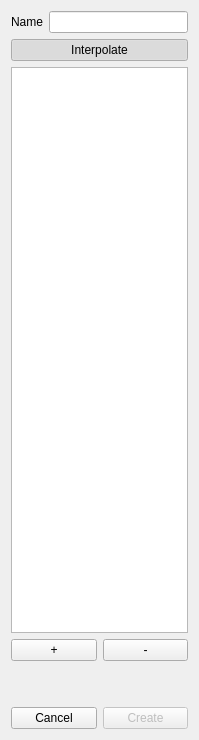
<?xml version="1.0" encoding="UTF-8"?>
<ui version="4.0">
 <class>PaletteCreatorWidget</class>
 <widget class="QWidget" name="PaletteCreatorWidget">
  <property name="geometry">
   <rect>
    <x>0</x>
    <y>0</y>
    <width>199</width>
    <height>740</height>
   </rect>
  </property>
  <property name="windowTitle">
   <string>Form</string>
  </property>
  <layout class="QVBoxLayout" name="verticalLayout">
   <item>
    <layout class="QHBoxLayout" name="horizontalLayout_3">
     <property name="topMargin">
      <number>0</number>
     </property>
     <item>
      <widget class="QLabel" name="label">
       <property name="text">
        <string>Name</string>
       </property>
      </widget>
     </item>
     <item>
      <widget class="QLineEdit" name="nameEdit"/>
     </item>
    </layout>
   </item>
   <item>
    <widget class="QPushButton" name="interoplateButton">
     <property name="toolTip">
      <string>Toggle palette value interpolation</string>
     </property>
     <property name="text">
      <string>Interpolate</string>
     </property>
     <property name="checkable">
      <bool>true</bool>
     </property>
     <property name="checked">
      <bool>true</bool>
     </property>
    </widget>
   </item>
   <item>
    <widget class="PaletteTableView" name="paletteTableView"/>
   </item>
   <item>
    <layout class="QHBoxLayout" name="horizontalLayout">
     <item>
      <widget class="QPushButton" name="addCtrlPointButton">
       <property name="maximumSize">
        <size>
         <width>16777215</width>
         <height>16777215</height>
        </size>
       </property>
       <property name="toolTip">
        <string>Add new control point</string>
       </property>
       <property name="text">
        <string>+</string>
       </property>
      </widget>
     </item>
     <item>
      <widget class="QPushButton" name="delCtrlPointButton">
       <property name="maximumSize">
        <size>
         <width>16777215</width>
         <height>16777215</height>
        </size>
       </property>
       <property name="toolTip">
        <string>Delete selecte control point</string>
       </property>
       <property name="text">
        <string>-</string>
       </property>
      </widget>
     </item>
    </layout>
   </item>
   <item>
    <spacer name="verticalSpacer">
     <property name="orientation">
      <enum>Qt::Vertical</enum>
     </property>
     <property name="sizeType">
      <enum>QSizePolicy::Fixed</enum>
     </property>
     <property name="sizeHint" stdset="0">
      <size>
       <width>20</width>
       <height>40</height>
      </size>
     </property>
    </spacer>
   </item>
   <item>
    <layout class="QHBoxLayout" name="horizontalLayout_2">
     <property name="topMargin">
      <number>0</number>
     </property>
     <item>
      <widget class="QPushButton" name="cancelButton">
       <property name="text">
        <string>Cancel</string>
       </property>
      </widget>
     </item>
     <item>
      <widget class="QPushButton" name="acceptButton">
       <property name="enabled">
        <bool>false</bool>
       </property>
       <property name="toolTip">
        <string/>
       </property>
       <property name="text">
        <string>Create</string>
       </property>
      </widget>
     </item>
    </layout>
   </item>
  </layout>
 </widget>
 <customwidgets>
  <customwidget>
   <class>PaletteTableView</class>
   <extends>QTableView</extends>
   <header>palettetableview.h</header>
   <slots>
    <slot>addControlPoint()</slot>
    <slot>delControlPoint()</slot>
    <slot>toggleInterpolation(bool)</slot>
   </slots>
  </customwidget>
 </customwidgets>
 <resources/>
 <connections>
  <connection>
   <sender>addCtrlPointButton</sender>
   <signal>released()</signal>
   <receiver>paletteTableView</receiver>
   <slot>addControlPoint()</slot>
   <hints>
    <hint type="sourcelabel">
     <x>61</x>
     <y>596</y>
    </hint>
    <hint type="destinationlabel">
     <x>103</x>
     <y>311</y>
    </hint>
   </hints>
  </connection>
  <connection>
   <sender>delCtrlPointButton</sender>
   <signal>released()</signal>
   <receiver>paletteTableView</receiver>
   <slot>delControlPoint()</slot>
   <hints>
    <hint type="sourcelabel">
     <x>142</x>
     <y>596</y>
    </hint>
    <hint type="destinationlabel">
     <x>103</x>
     <y>311</y>
    </hint>
   </hints>
  </connection>
  <connection>
   <sender>interoplateButton</sender>
   <signal>toggled(bool)</signal>
   <receiver>paletteTableView</receiver>
   <slot>toggleInterpolation(bool)</slot>
   <hints>
    <hint type="sourcelabel">
     <x>103</x>
     <y>74</y>
    </hint>
    <hint type="destinationlabel">
     <x>103</x>
     <y>335</y>
    </hint>
   </hints>
  </connection>
 </connections>
</ui>
